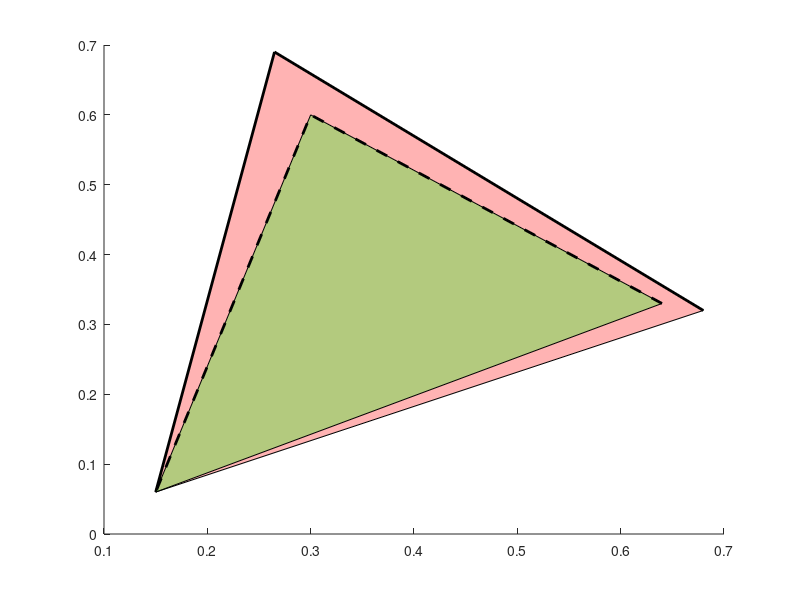

MATLAB code to generate this figure: (Note: this script raises an error after producing the figure.)
clc;clear;close all;
%%
% 定义 DCI-P3 色域的顶点坐标 (XYZ 格式)


dci_p3_xyz = [0.68,	0.32,	0.00;
0.265,	0.69,	0.045;
0.15,	0.06,	0.79;];

% 定义 sRGB 色域的顶点坐标 (XYZ 格式)

srgb_xyz=[0.64,	0.33,	0.03;
0.30,	0.60,	0.10;
0.15,	0.06,	0.79;];

% 将 XYZ 坐标转换为 xyY 坐标
dci_p3_xy = dci_p3_xyz(:, 1:2) ./ sum(dci_p3_xyz, 2);
srgb_xy = srgb_xyz(:, 1:2) ./ sum(srgb_xyz, 2);

% 绘制 DCI-P3 色域图
figure;
patch(dci_p3_xy(:, 1), dci_p3_xy(:, 2), 'r', 'FaceAlpha', 0.3, 'DisplayName', 'DCI-P3');
hold on;
plot(dci_p3_xy(:, 1), dci_p3_xy(:, 2), 'k-', 'LineWidth', 2, 'DisplayName', 'DCI-P3');

% 绘制 sRGB 色域图
patch(srgb_xy(:, 1), srgb_xy(:, 2), 'g', 'FaceAlpha', 0.3, 'DisplayName', 'sRGB');
plot(srgb_xy(:, 1), srgb_xy(:, 2), 'k--', 'LineWidth', 2, 'DisplayName', 'sRGB');

%%
%from mat
SPDname = 380:1:780;SPDname = SPDname';
% load("Z:\homes\Peggy\VIVOskinExpe\calibResults\VIVO_CS2000_96_p3_4_1deg_realP32024_11_26_10_39_11.mat");
load("Z:\homes\Peggy\VIVOskinExpe\calibResults\729_350_1deg_realP3\VIVO_CS2000_729_p3_1_1deg_realP3_2024_12_07_11_05_24.mat");
% load("Z:\homes\Peggy\VIVOskinExpe\calibResults\729_350_1deg_realP3\VIVO_CS2000_729_p3_5_1deg_2024_11_26_00_44_07.mat");
% load("Z:\homes\Peggy\VIVOskinExpe\calibResults\96_350_1deg_realP3\VIVO_CS2000_96_p3_4_1deg_2024_11_25_20_27_44.mat");
% load("D:\work\VIVOskinExpe\calibResults\729_350_1deg\VIVO_CS2000_729_p3_4_350_1deg_2024_11_08_18_53_34.mat");
% DATAs(1,:) = [];
% SPD = reshape(cell2mat(DATAs(:,4)),401,length(DATAs));
% XYZ2 = spd2xyz([SPDname SPD],2);
% xyz=XYZ2./(XYZ2(:,1)+XYZ2(:,2)+XYZ2(:,3));
% scatter(xyz(:,1),xyz(:,2));

DATAs(1,:)=[];
SPD = reshape(cell2mat(DATAs(:,4)),401,length(DATAs));
XYZ10 = spd2xyz([SPDname SPD],10);


% load("Z:\homes\Peggy\VIVOskinExpe\calibResults\96_350_1deg_realP3\VIVO_CS2000_96_p3_4_1deg_2024_11_25_17_26_26.mat");
% % load("D:\work\VIVOskinExpe\calibResults\729_350_1deg\VIVO_CS2000_729_p3_4_350_1deg_2024_11_08_18_53_34.mat");
% DATAs(1,:) = [];
% SPD = reshape(cell2mat(DATAs(:,4)),401,length(DATAs));
% XYZ2 = spd2xyz([SPDname SPD],2);
% xyz=XYZ2./(XYZ2(:,1)+XYZ2(:,2)+XYZ2(:,3));
% scatter(xyz(:,1),xyz(:,2),'red','+');
